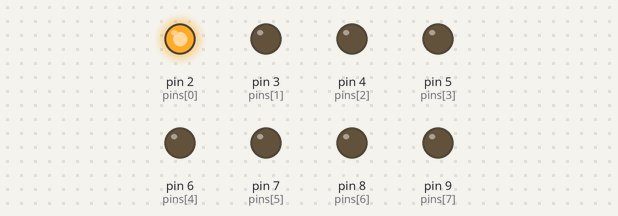
Bench run of a sketch on a simulated Arduino Uno, built with avr-gcc and run on an emulated ATmega328P. On the bench: output pins drawn as LEDs (lit = HIGH).

Above: at 0.05 s.
At 0.35 s:
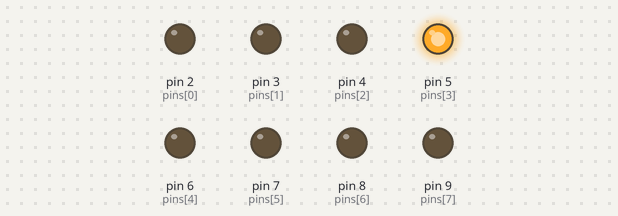
At 0.75 s:
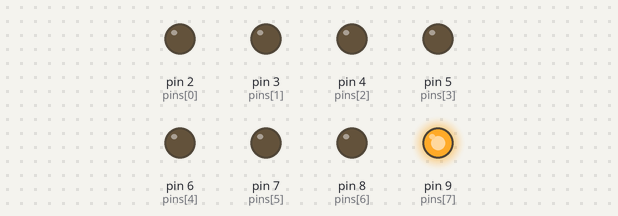
At 1.45 s:
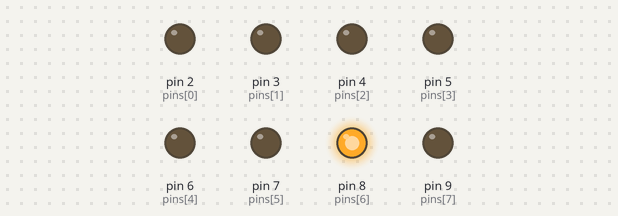
At 2.15 s:
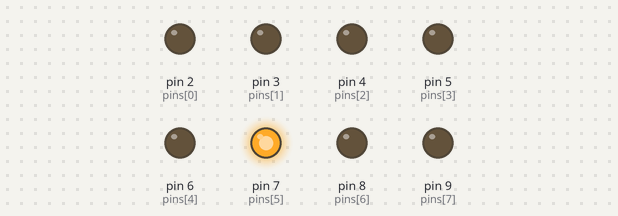
At 2.85 s:
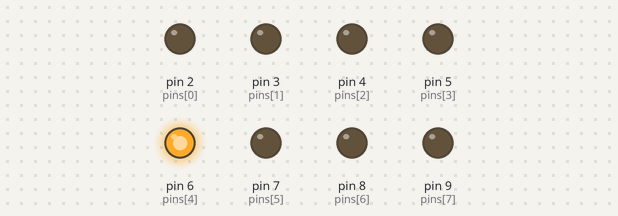
Timing chart, 0 to 3.1 s (numbered marks = the images above):
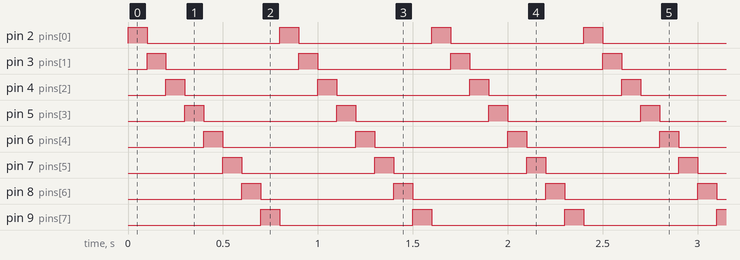

Measured:
- by itself, pin 2 (pins[0]), pin 3 (pins[1]), pin 4 (pins[2]), pin 5 (pins[3]), pin 6 (pins[4]), pin 7 (pins[5]), pin 8 (pins[6]), pin 9 (pins[7]): alternates HIGH for 0.10 s and LOW for 0.70 s
- by itself, everything shown: repeats every 0.80 s, in 8 steps

The sketch:

optimize_led8.ino
```cpp
int pinsCount=8;
int pins[] ={2,3,4,5,6,7,8,9};
void setup() {
  // put your setup code here, to run once:
  for(int i = 0; i < pinsCount; i++)
  {
     pinMode(pins[i], OUTPUT);
  }
}

void loop() {
 for(int i = 0; i<pinsCount; i++)
 {
   digitalWrite(pins[i], HIGH);
   delay(100);
   digitalWrite(pins[i], LOW);
 }


}
```
